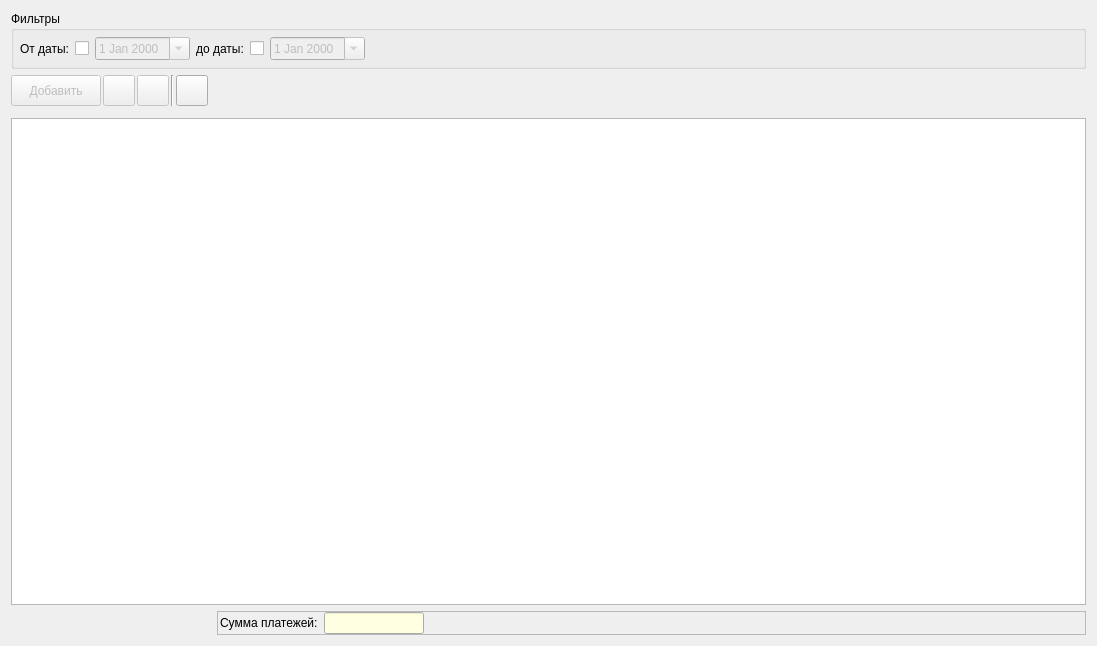
<?xml version="1.0" encoding="UTF-8"?>
<ui version="4.0">
 <class>FormPayments</class>
 <widget class="QWidget" name="FormPayments">
  <property name="geometry">
   <rect>
    <x>0</x>
    <y>0</y>
    <width>1097</width>
    <height>646</height>
   </rect>
  </property>
  <property name="windowTitle">
   <string>Form</string>
  </property>
  <layout class="QVBoxLayout" name="verticalLayout_7">
   <item>
    <widget class="QGroupBox" name="groupBoxFilters">
     <property name="title">
      <string>Фильтры</string>
     </property>
     <layout class="QHBoxLayout" name="horizontalLayout_11">
      <property name="leftMargin">
       <number>6</number>
      </property>
      <property name="topMargin">
       <number>6</number>
      </property>
      <property name="rightMargin">
       <number>6</number>
      </property>
      <property name="bottomMargin">
       <number>6</number>
      </property>
      <item>
       <widget class="QLabel" name="label_25">
        <property name="text">
         <string>От даты:</string>
        </property>
       </widget>
      </item>
      <item>
       <widget class="QCheckBox" name="checkBoxDateFrom">
        <property name="text">
         <string/>
        </property>
       </widget>
      </item>
      <item>
       <widget class="QDateEdit" name="dateEditDateFrom">
        <property name="enabled">
         <bool>false</bool>
        </property>
        <property name="minimumSize">
         <size>
          <width>90</width>
          <height>0</height>
         </size>
        </property>
        <property name="calendarPopup">
         <bool>true</bool>
        </property>
       </widget>
      </item>
      <item>
       <widget class="QLabel" name="label_26">
        <property name="text">
         <string>до даты:</string>
        </property>
       </widget>
      </item>
      <item>
       <widget class="QCheckBox" name="checkBoxDateTo">
        <property name="text">
         <string/>
        </property>
       </widget>
      </item>
      <item>
       <widget class="QDateEdit" name="dateEditDateTo">
        <property name="enabled">
         <bool>false</bool>
        </property>
        <property name="minimumSize">
         <size>
          <width>90</width>
          <height>0</height>
         </size>
        </property>
        <property name="calendarPopup">
         <bool>true</bool>
        </property>
       </widget>
      </item>
      <item>
       <spacer name="horizontalSpacer_15">
        <property name="orientation">
         <enum>Qt::Horizontal</enum>
        </property>
        <property name="sizeHint" stdset="0">
         <size>
          <width>623</width>
          <height>20</height>
         </size>
        </property>
       </spacer>
      </item>
     </layout>
    </widget>
   </item>
   <item>
    <layout class="QHBoxLayout" name="horizontalLayout_13">
     <property name="spacing">
      <number>2</number>
     </property>
     <item>
      <widget class="QToolButton" name="toolButtonAdd">
       <property name="enabled">
        <bool>false</bool>
       </property>
       <property name="sizePolicy">
        <sizepolicy hsizetype="Preferred" vsizetype="Preferred">
         <horstretch>0</horstretch>
         <verstretch>0</verstretch>
        </sizepolicy>
       </property>
       <property name="minimumSize">
        <size>
         <width>90</width>
         <height>30</height>
        </size>
       </property>
       <property name="maximumSize">
        <size>
         <width>16777215</width>
         <height>16777215</height>
        </size>
       </property>
       <property name="text">
        <string>Добавить</string>
       </property>
       <property name="icon">
        <iconset resource="../res.qrc">
         <normaloff>:/32/icons/32x32/add.png</normaloff>:/32/icons/32x32/add.png</iconset>
       </property>
       <property name="iconSize">
        <size>
         <width>24</width>
         <height>24</height>
        </size>
       </property>
       <property name="toolButtonStyle">
        <enum>Qt::ToolButtonTextBesideIcon</enum>
       </property>
      </widget>
     </item>
     <item>
      <widget class="QToolButton" name="toolButtonEdit">
       <property name="enabled">
        <bool>false</bool>
       </property>
       <property name="sizePolicy">
        <sizepolicy hsizetype="Preferred" vsizetype="Preferred">
         <horstretch>0</horstretch>
         <verstretch>0</verstretch>
        </sizepolicy>
       </property>
       <property name="minimumSize">
        <size>
         <width>30</width>
         <height>30</height>
        </size>
       </property>
       <property name="maximumSize">
        <size>
         <width>16777215</width>
         <height>16777215</height>
        </size>
       </property>
       <property name="text">
        <string/>
       </property>
       <property name="icon">
        <iconset resource="../res.qrc">
         <normaloff>:/32/icons/32x32/edit.png</normaloff>:/32/icons/32x32/edit.png</iconset>
       </property>
       <property name="iconSize">
        <size>
         <width>24</width>
         <height>24</height>
        </size>
       </property>
      </widget>
     </item>
     <item>
      <widget class="QToolButton" name="toolButtonDelete">
       <property name="enabled">
        <bool>false</bool>
       </property>
       <property name="sizePolicy">
        <sizepolicy hsizetype="Preferred" vsizetype="Preferred">
         <horstretch>0</horstretch>
         <verstretch>0</verstretch>
        </sizepolicy>
       </property>
       <property name="maximumSize">
        <size>
         <width>16777215</width>
         <height>16777215</height>
        </size>
       </property>
       <property name="text">
        <string/>
       </property>
       <property name="icon">
        <iconset resource="../res.qrc">
         <normaloff>:/32/icons/32x32/delete.png</normaloff>:/32/icons/32x32/delete.png</iconset>
       </property>
       <property name="iconSize">
        <size>
         <width>24</width>
         <height>24</height>
        </size>
       </property>
      </widget>
     </item>
     <item>
      <widget class="Line" name="line_3">
       <property name="orientation">
        <enum>Qt::Vertical</enum>
       </property>
      </widget>
     </item>
     <item>
      <widget class="QToolButton" name="toolButtonRefresh">
       <property name="enabled">
        <bool>true</bool>
       </property>
       <property name="sizePolicy">
        <sizepolicy hsizetype="Preferred" vsizetype="Preferred">
         <horstretch>0</horstretch>
         <verstretch>0</verstretch>
        </sizepolicy>
       </property>
       <property name="maximumSize">
        <size>
         <width>16777215</width>
         <height>16777215</height>
        </size>
       </property>
       <property name="toolTip">
        <string>Обновить данные</string>
       </property>
       <property name="text">
        <string/>
       </property>
       <property name="icon">
        <iconset resource="../res.qrc">
         <normaloff>:/32/icons/32x32/refresh.png</normaloff>:/32/icons/32x32/refresh.png</iconset>
       </property>
       <property name="iconSize">
        <size>
         <width>24</width>
         <height>24</height>
        </size>
       </property>
      </widget>
     </item>
     <item>
      <spacer name="horizontalSpacer_20">
       <property name="orientation">
        <enum>Qt::Horizontal</enum>
       </property>
       <property name="sizeHint" stdset="0">
        <size>
         <width>425</width>
         <height>20</height>
        </size>
       </property>
      </spacer>
     </item>
    </layout>
   </item>
   <item>
    <widget class="FrameSearchTable" name="widgetSearch" native="true"/>
   </item>
   <item>
    <widget class="QTreeView" name="treeViewPayments">
     <property name="selectionMode">
      <enum>QAbstractItemView::ExtendedSelection</enum>
     </property>
     <property name="rootIsDecorated">
      <bool>false</bool>
     </property>
     <property name="itemsExpandable">
      <bool>false</bool>
     </property>
     <property name="sortingEnabled">
      <bool>true</bool>
     </property>
     <attribute name="headerHighlightSections">
      <bool>false</bool>
     </attribute>
     <attribute name="headerShowSortIndicator" stdset="0">
      <bool>true</bool>
     </attribute>
    </widget>
   </item>
   <item>
    <layout class="QHBoxLayout" name="horizontalLayout_14">
     <item>
      <widget class="FramePageNavigator" name="widgetNavigator" native="true">
       <property name="sizePolicy">
        <sizepolicy hsizetype="Maximum" vsizetype="Preferred">
         <horstretch>0</horstretch>
         <verstretch>0</verstretch>
        </sizepolicy>
       </property>
       <property name="minimumSize">
        <size>
         <width>200</width>
         <height>0</height>
        </size>
       </property>
      </widget>
     </item>
     <item>
      <widget class="QFrame" name="frame_3">
       <property name="frameShape">
        <enum>QFrame::StyledPanel</enum>
       </property>
       <property name="frameShadow">
        <enum>QFrame::Raised</enum>
       </property>
       <layout class="QHBoxLayout" name="horizontalLayout_15">
        <property name="spacing">
         <number>6</number>
        </property>
        <property name="leftMargin">
         <number>2</number>
        </property>
        <property name="topMargin">
         <number>0</number>
        </property>
        <property name="rightMargin">
         <number>2</number>
        </property>
        <property name="bottomMargin">
         <number>0</number>
        </property>
        <item>
         <widget class="QLabel" name="label_36">
          <property name="text">
           <string>Сумма платежей:</string>
          </property>
         </widget>
        </item>
        <item>
         <widget class="QLineEdit" name="lineEditAmount">
          <property name="sizePolicy">
           <sizepolicy hsizetype="Preferred" vsizetype="Fixed">
            <horstretch>0</horstretch>
            <verstretch>0</verstretch>
           </sizepolicy>
          </property>
          <property name="minimumSize">
           <size>
            <width>100</width>
            <height>0</height>
           </size>
          </property>
          <property name="palette">
           <palette>
            <active>
             <colorrole role="Base">
              <brush brushstyle="SolidPattern">
               <color alpha="255">
                <red>255</red>
                <green>255</green>
                <blue>225</blue>
               </color>
              </brush>
             </colorrole>
            </active>
            <inactive>
             <colorrole role="Base">
              <brush brushstyle="SolidPattern">
               <color alpha="255">
                <red>255</red>
                <green>255</green>
                <blue>225</blue>
               </color>
              </brush>
             </colorrole>
            </inactive>
            <disabled>
             <colorrole role="Base">
              <brush brushstyle="SolidPattern">
               <color alpha="255">
                <red>240</red>
                <green>240</green>
                <blue>240</blue>
               </color>
              </brush>
             </colorrole>
            </disabled>
           </palette>
          </property>
          <property name="alignment">
           <set>Qt::AlignRight|Qt::AlignTrailing|Qt::AlignVCenter</set>
          </property>
          <property name="readOnly">
           <bool>true</bool>
          </property>
         </widget>
        </item>
        <item>
         <spacer name="horizontalSpacer_21">
          <property name="orientation">
           <enum>Qt::Horizontal</enum>
          </property>
          <property name="sizeHint" stdset="0">
           <size>
            <width>802</width>
            <height>20</height>
           </size>
          </property>
         </spacer>
        </item>
       </layout>
      </widget>
     </item>
    </layout>
   </item>
  </layout>
  <action name="actionAdd">
   <property name="icon">
    <iconset resource="../res.qrc">
     <normaloff>:/32/icons/32x32/add.png</normaloff>:/32/icons/32x32/add.png</iconset>
   </property>
   <property name="text">
    <string>Добавить</string>
   </property>
   <property name="toolTip">
    <string>Новый плтаеж</string>
   </property>
   <property name="shortcut">
    <string>Ctrl+Ins</string>
   </property>
  </action>
  <action name="actionEdit">
   <property name="icon">
    <iconset resource="../res.qrc">
     <normaloff>:/32/icons/32x32/edit.png</normaloff>:/32/icons/32x32/edit.png</iconset>
   </property>
   <property name="text">
    <string>Редактировать</string>
   </property>
   <property name="toolTip">
    <string>Редактировать платеж</string>
   </property>
  </action>
  <action name="actionDelete">
   <property name="icon">
    <iconset resource="../res.qrc">
     <normaloff>:/32/icons/32x32/delete.png</normaloff>:/32/icons/32x32/delete.png</iconset>
   </property>
   <property name="text">
    <string>Удалить</string>
   </property>
   <property name="toolTip">
    <string>Удалить выбранные платежи</string>
   </property>
   <property name="shortcut">
    <string>Ctrl+Del</string>
   </property>
  </action>
 </widget>
 <customwidgets>
  <customwidget>
   <class>FrameSearchTable</class>
   <extends>QWidget</extends>
   <header>framesearchtable.h</header>
   <container>1</container>
  </customwidget>
  <customwidget>
   <class>FramePageNavigator</class>
   <extends>QWidget</extends>
   <header>framepagenavigator.h</header>
   <container>1</container>
  </customwidget>
 </customwidgets>
 <resources>
  <include location="../res.qrc"/>
 </resources>
 <connections/>
</ui>
